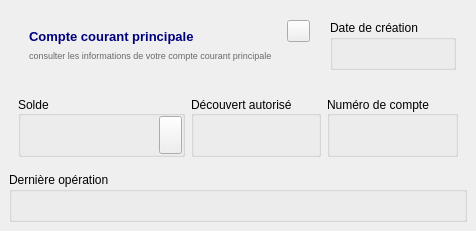
                      <widget class="QWidget" name="carte_courant_principal" native="true">
                       <property name="sizePolicy">
                        <sizepolicy hsizetype="Fixed" vsizetype="MinimumExpanding">
                         <horstretch>0</horstretch>
                         <verstretch>0</verstretch>
                        </sizepolicy>
                       </property>
                       <property name="minimumSize">
                        <size>
                         <width>430</width>
                         <height>231</height>
                        </size>
                       </property>
                       <layout class="QGridLayout" name="gridLayout_6">
                        <property name="leftMargin">
                         <number>0</number>
                        </property>
                        <property name="topMargin">
                         <number>0</number>
                        </property>
                        <property name="rightMargin">
                         <number>0</number>
                        </property>
                        <property name="bottomMargin">
                         <number>0</number>
                        </property>
                        <item row="0" column="0">
                         <widget class="QWidget" name="zone_rideau_compte_courant" native="true">
                          <property name="sizePolicy">
                           <sizepolicy hsizetype="MinimumExpanding" vsizetype="Expanding">
                            <horstretch>0</horstretch>
                            <verstretch>0</verstretch>
                           </sizepolicy>
                          </property>
                          <layout class="QVBoxLayout" name="verticalLayout_15">
                           <item>
                            <widget class="QWidget" name="widget_6" native="true">
                             <property name="minimumSize">
                              <size>
                               <width>0</width>
                               <height>0</height>
                              </size>
                             </property>
                             <layout class="QHBoxLayout" name="horizontalLayout_7">
                              <property name="spacing">
                               <number>2</number>
                              </property>
                              <property name="leftMargin">
                               <number>2</number>
                              </property>
                              <property name="topMargin">
                               <number>2</number>
                              </property>
                              <property name="rightMargin">
                               <number>2</number>
                              </property>
                              <property name="bottomMargin">
                               <number>2</number>
                              </property>
                              <item alignment="Qt::AlignmentFlag::AlignLeft">
                               <widget class="QWidget" name="widget_10" native="true">
                                <layout class="QHBoxLayout" name="horizontalLayout_26">
                                 <item>
                                  <widget class="QWidget" name="widget_28" native="true">
                                   <layout class="QVBoxLayout" name="verticalLayout_11">
                                    <item>
                                     <widget class="QLabel" name="label_titre_compte_courant_2">
                                      <property name="text">
                                       <string>&lt;html&gt;&lt;head/&gt;&lt;body&gt;&lt;p&gt;&lt;span style=&quot; font-size:10pt; font-weight:700; color:#00007f;&quot;&gt;Compte courant principale&lt;/span&gt;&lt;/p&gt;&lt;/body&gt;&lt;/html&gt;</string>
                                      </property>
                                     </widget>
                                    </item>
                                    <item>
                                     <widget class="QLabel" name="label_5">
                                      <property name="text">
                                       <string>&lt;html&gt;&lt;head/&gt;&lt;body&gt;&lt;p&gt;&lt;span style=&quot; font-size:7pt; color:#696969;&quot;&gt;consulter les informations de votre compte courant principale&lt;/span&gt;&lt;/p&gt;&lt;/body&gt;&lt;/html&gt;</string>
                                      </property>
                                     </widget>
                                    </item>
                                   </layout>
                                  </widget>
                                 </item>
                                 <item alignment="Qt::AlignmentFlag::AlignTop">
                                  <widget class="QToolButton" name="btn_supprimer_compte_courant">
                                   <property name="minimumSize">
                                    <size>
                                     <width>0</width>
                                     <height>0</height>
                                    </size>
                                   </property>
                                   <property name="cursor">
                                    <cursorShape>PointingHandCursor</cursorShape>
                                   </property>
                                   <property name="text">
                                    <string/>
                                   </property>
                                   <property name="icon">
                                    <iconset resource="icons.qrc">
                                     <normaloff>:/icon_rouge/trash-2.svg</normaloff>:/icon_rouge/trash-2.svg</iconset>
                                   </property>
                                   <property name="iconSize">
                                    <size>
                                     <width>15</width>
                                     <height>15</height>
                                    </size>
                                   </property>
                                  </widget>
                                 </item>
                                </layout>
                               </widget>
                              </item>
                              <item>
                               <widget class="QWidget" name="widget_13" native="true">
                                <layout class="QGridLayout" name="gridLayout">
                                 <item row="0" column="0">
                                  <widget class="QGroupBox" name="groupBox_2">
                                   <property name="title">
                                    <string>Date de création </string>
                                   </property>
                                   <layout class="QVBoxLayout" name="verticalLayout_12">
                                    <property name="spacing">
                                     <number>2</number>
                                    </property>
                                    <property name="leftMargin">
                                     <number>2</number>
                                    </property>
                                    <property name="topMargin">
                                     <number>2</number>
                                    </property>
                                    <property name="rightMargin">
                                     <number>2</number>
                                    </property>
                                    <property name="bottomMargin">
                                     <number>2</number>
                                    </property>
                                    <item>
                                     <widget class="QLabel" name="label_date_creation_compte_courant">
                                      <property name="text">
                                       <string/>
                                      </property>
                                      <property name="textInteractionFlags">
                                       <set>Qt::TextInteractionFlag::LinksAccessibleByMouse|Qt::TextInteractionFlag::TextSelectableByKeyboard|Qt::TextInteractionFlag::TextSelectableByMouse</set>
                                      </property>
                                     </widget>
                                    </item>
                                   </layout>
                                  </widget>
                                 </item>
                                </layout>
                               </widget>
                              </item>
                             </layout>
                            </widget>
                           </item>
                           <item>
                            <widget class="QWidget" name="widget_12" native="true">
                             <layout class="QHBoxLayout" name="horizontalLayout_12">
                              <item>
                               <widget class="QGroupBox" name="groupBox">
                                <property name="sizePolicy">
                                 <sizepolicy hsizetype="Fixed" vsizetype="Preferred">
                                  <horstretch>0</horstretch>
                                  <verstretch>0</verstretch>
                                 </sizepolicy>
                                </property>
                                <property name="minimumSize">
                                 <size>
                                  <width>140</width>
                                  <height>50</height>
                                 </size>
                                </property>
                                <property name="title">
                                 <string>Solde</string>
                                </property>
                                <property name="alignment">
                                 <set>Qt::AlignmentFlag::AlignJustify|Qt::AlignmentFlag::AlignVCenter</set>
                                </property>
                                <layout class="QHBoxLayout" name="horizontalLayout_10">
                                 <property name="spacing">
                                  <number>8</number>
                                 </property>
                                 <property name="leftMargin">
                                  <number>0</number>
                                 </property>
                                 <property name="topMargin">
                                  <number>0</number>
                                 </property>
                                 <property name="rightMargin">
                                  <number>0</number>
                                 </property>
                                 <property name="bottomMargin">
                                  <number>0</number>
                                 </property>
                                 <item>
                                  <widget class="QLabel" name="label_solde_compte_courant">
                                   <property name="sizePolicy">
                                    <sizepolicy hsizetype="Fixed" vsizetype="Preferred">
                                     <horstretch>0</horstretch>
                                     <verstretch>0</verstretch>
                                    </sizepolicy>
                                   </property>
                                   <property name="minimumSize">
                                    <size>
                                     <width>130</width>
                                     <height>32</height>
                                    </size>
                                   </property>
                                   <property name="text">
                                    <string/>
                                   </property>
                                   <property name="textInteractionFlags">
                                    <set>Qt::TextInteractionFlag::LinksAccessibleByMouse|Qt::TextInteractionFlag::TextSelectableByKeyboard|Qt::TextInteractionFlag::TextSelectableByMouse</set>
                                   </property>
                                  </widget>
                                 </item>
                                 <item alignment="Qt::AlignmentFlag::AlignRight">
                                  <widget class="QToolButton" name="btn_masquer_solde_compte_courant">
                                   <property name="sizePolicy">
                                    <sizepolicy hsizetype="Fixed" vsizetype="Preferred">
                                     <horstretch>0</horstretch>
                                     <verstretch>0</verstretch>
                                    </sizepolicy>
                                   </property>
                                   <property name="minimumSize">
                                    <size>
                                     <width>20</width>
                                     <height>20</height>
                                    </size>
                                   </property>
                                   <property name="maximumSize">
                                    <size>
                                     <width>16777215</width>
                                     <height>16777215</height>
                                    </size>
                                   </property>
                                   <property name="cursor">
                                    <cursorShape>PointingHandCursor</cursorShape>
                                   </property>
                                   <property name="text">
                                    <string/>
                                   </property>
                                   <property name="icon">
                                    <iconset resource="icons.qrc">
                                     <normaloff>:/icon_gris/eye-off.svg</normaloff>:/icon_gris/eye-off.svg</iconset>
                                   </property>
                                   <property name="iconSize">
                                    <size>
                                     <width>15</width>
                                     <height>15</height>
                                    </size>
                                   </property>
                                   <property name="toolButtonStyle">
                                    <enum>Qt::ToolButtonStyle::ToolButtonIconOnly</enum>
                                   </property>
                                  </widget>
                                 </item>
                                </layout>
                               </widget>
                              </item>
                              <item>
                               <widget class="QGroupBox" name="groupBox_3">
                                <property name="sizePolicy">
                                 <sizepolicy hsizetype="Fixed" vsizetype="Preferred">
                                  <horstretch>0</horstretch>
                                  <verstretch>0</verstretch>
                                 </sizepolicy>
                                </property>
                                <property name="minimumSize">
                                 <size>
                                  <width>100</width>
                                  <height>0</height>
                                 </size>
                                </property>
                                <property name="title">
                                 <string>Découvert autorisé</string>
                                </property>
                                <property name="alignment">
                                 <set>Qt::AlignmentFlag::AlignJustify|Qt::AlignmentFlag::AlignVCenter</set>
                                </property>
                                <layout class="QHBoxLayout" name="horizontalLayout_9">
                                 <item>
                                  <widget class="QLabel" name="label_6">
                                   <property name="minimumSize">
                                    <size>
                                     <width>20</width>
                                     <height>20</height>
                                    </size>
                                   </property>
                                   <property name="styleSheet">
                                    <string notr="true">border-image: url(:/icon_orange_warning/shield.svg);</string>
                                   </property>
                                   <property name="text">
                                    <string/>
                                   </property>
                                   <property name="scaledContents">
                                    <bool>true</bool>
                                   </property>
                                  </widget>
                                 </item>
                                 <item>
                                  <widget class="QLabel" name="label_decouvert_autorise_compte_courant">
                                   <property name="sizePolicy">
                                    <sizepolicy hsizetype="MinimumExpanding" vsizetype="Preferred">
                                     <horstretch>0</horstretch>
                                     <verstretch>0</verstretch>
                                    </sizepolicy>
                                   </property>
                                   <property name="minimumSize">
                                    <size>
                                     <width>0</width>
                                     <height>0</height>
                                    </size>
                                   </property>
                                   <property name="text">
                                    <string/>
                                   </property>
                                   <property name="textInteractionFlags">
                                    <set>Qt::TextInteractionFlag::LinksAccessibleByMouse|Qt::TextInteractionFlag::TextSelectableByKeyboard|Qt::TextInteractionFlag::TextSelectableByMouse</set>
                                   </property>
                                  </widget>
                                 </item>
                                </layout>
                               </widget>
                              </item>
                              <item>
                               <widget class="QGroupBox" name="groupBox_4">
                                <property name="sizePolicy">
                                 <sizepolicy hsizetype="Fixed" vsizetype="Preferred">
                                  <horstretch>0</horstretch>
                                  <verstretch>0</verstretch>
                                 </sizepolicy>
                                </property>
                                <property name="minimumSize">
                                 <size>
                                  <width>100</width>
                                  <height>0</height>
                                 </size>
                                </property>
                                <property name="title">
                                 <string>Numéro de compte</string>
                                </property>
                                <property name="alignment">
                                 <set>Qt::AlignmentFlag::AlignJustify|Qt::AlignmentFlag::AlignVCenter</set>
                                </property>
                                <layout class="QHBoxLayout" name="horizontalLayout_8">
                                 <item>
                                  <widget class="QLabel" name="label_numero_de_compte_courant">
                                   <property name="sizePolicy">
                                    <sizepolicy hsizetype="MinimumExpanding" vsizetype="Preferred">
                                     <horstretch>0</horstretch>
                                     <verstretch>0</verstretch>
                                    </sizepolicy>
                                   </property>
                                   <property name="minimumSize">
                                    <size>
                                     <width>0</width>
                                     <height>0</height>
                                    </size>
                                   </property>
                                   <property name="text">
                                    <string/>
                                   </property>
                                   <property name="textInteractionFlags">
                                    <set>Qt::TextInteractionFlag::LinksAccessibleByMouse|Qt::TextInteractionFlag::TextSelectableByKeyboard|Qt::TextInteractionFlag::TextSelectableByMouse</set>
                                   </property>
                                  </widget>
                                 </item>
                                </layout>
                               </widget>
                              </item>
                             </layout>
                            </widget>
                           </item>
                           <item>
                            <widget class="QGroupBox" name="groupBox_5">
                             <property name="title">
                              <string>Dernière opération</string>
                             </property>
                             <layout class="QHBoxLayout" name="horizontalLayout_11">
                              <property name="spacing">
                               <number>2</number>
                              </property>
                              <property name="leftMargin">
                               <number>2</number>
                              </property>
                              <property name="topMargin">
                               <number>2</number>
                              </property>
                              <property name="rightMargin">
                               <number>2</number>
                              </property>
                              <property name="bottomMargin">
                               <number>2</number>
                              </property>
                              <item>
                               <widget class="QLabel" name="label_derniere_transaction_compte_courant">
                                <property name="text">
                                 <string/>
                                </property>
                                <property name="textInteractionFlags">
                                 <set>Qt::TextInteractionFlag::LinksAccessibleByMouse|Qt::TextInteractionFlag::TextSelectableByKeyboard|Qt::TextInteractionFlag::TextSelectableByMouse</set>
                                </property>
                               </widget>
                              </item>
                             </layout>
                            </widget>
                           </item>
                          </layout>
                         </widget>
                        </item>
                       </layout>
                      </widget>
